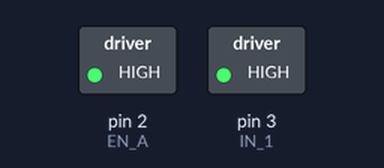
Simulated run of this sketch. Board: Arduino Uno, built with avr-gcc and run on an emulated ATmega328P. On the bench: switched loads named in the sketch (green lamp = pin HIGH).

Above: at 1.0 s.
At 10.1 s:
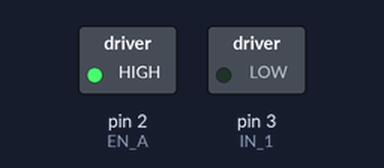
At 14.4 s:
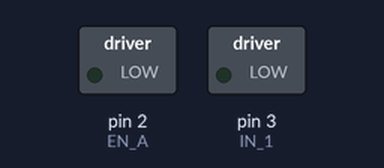
Timing chart, 0 to 21.1 s (numbered marks = the images above):
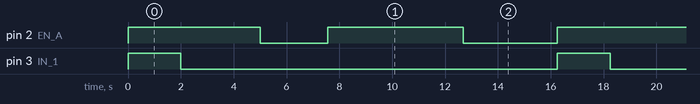

Measured:
- by itself, pin 2 (EN_A): repeats every 16.2 s: LOW 2.6 s, HIGH 5.1 s, LOW 3.6 s, HIGH 5.0 s
- by itself, pin 3 (IN_1): alternates HIGH for 2.0 s and LOW for 14.2 s
- by itself, everything shown: repeats every 16.2 s, in 5 steps

The sketch:

motor_test.ino
```cpp
// Motor pin connections
const int EN_A = 2;
const int IN_1 = 3;
const int IN_2 = 4;

/**
 * Isolated test of 12V motor + L298N motor driver
 * Adapted from https://lastminuteengineers.com/l298n-dc-stepper-driver-arduino-tutorial/
 */

void setup() {
  pinMode(EN_A, OUTPUT);
	pinMode(IN_1, OUTPUT);
	pinMode(IN_1, OUTPUT);

  // Turn off motor
  digitalWrite(IN_1, LOW);
	digitalWrite(IN_2, LOW);
}

void loop() {
  directionControl();
	delay(1000);
	speedControl();
	delay(1000);
}

void directionControl() {
	// Set motors to maximum speed
	// For PWM maximum possible values are 0 to 255
	analogWrite(EN_A, 255);

	// Turn on motor forward
	digitalWrite(IN_1, HIGH);
	digitalWrite(IN_2, LOW);
	delay(2000);

	// Change to backwards
	digitalWrite(IN_1, LOW);
	digitalWrite(IN_2, HIGH);
	delay(2000);

	// Turn off motor
	digitalWrite(IN_1, LOW);
	digitalWrite(IN_2, LOW);
}

void speedControl() {
	// Turn on motor
	digitalWrite(IN_1, LOW);
	digitalWrite(IN_2, HIGH);

	// Accelerate from zero to maximum speed
	for (int i = 0; i < 256; i++) {
		analogWrite(EN_A, i);
		delay(20);
	}

	// Decelerate from maximum speed to zero
	for (int i = 255; i >= 0; --i) {
		analogWrite(EN_A, i);
		delay(20);
	}

	// Now turn off motor
	digitalWrite(IN_1, LOW);
	digitalWrite(IN_2, LOW);
}
```
